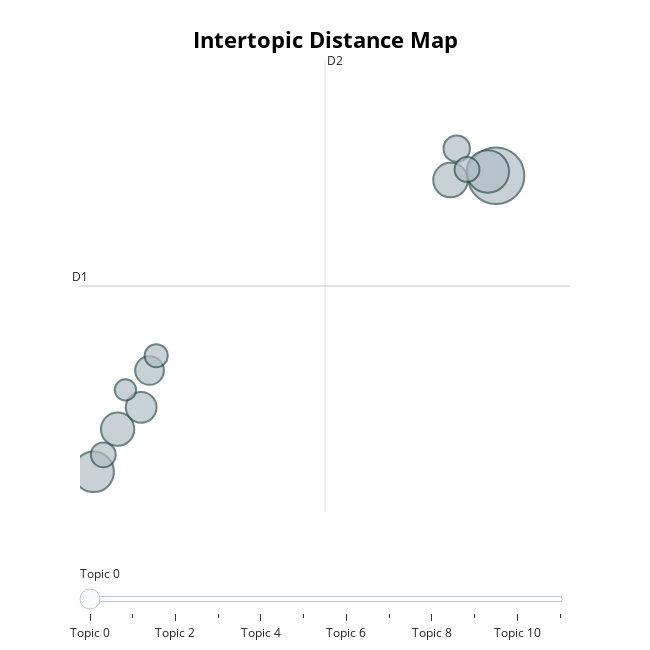

Notebook code cell kept with this figure:
### Markdown cell above
(To add to the README FILE)

## Intertopic Distance Map graph

### 🔍 What it does:
This generates the Intertopic Distance Map using pyLDAvis-style visualisation.

### 📌 What you see:
- A 2D scatterplot where each circle is a topic.
- Position: Topics that are closer together are more similar.
- Size: Shows the relative frequency (how many documents were assigned to that topic).

### ✅ Why it helps:
- Helps you visually assess redundancy.
- E.g., if two topics are close, they may be merged or refined.
- You can spot dominant themes (large, far-apart topics = strong themes).

### Code cell
topic_model.visualize_topics()

### Figure 1 — Plotly figure (JSON) as saved in the notebook; plotly's stock layout.template omitted (floating-point values rounded to 4 significant figures)
{"data": [{"customdata": [[0, "chechnya | republic | caucasus | chechen | russia", 78], [1, "military | armed | defence | drug | security", 44], [2, "war | victory | veterans | soviet | memory", 40], [3, "business | russia | companies | investment | russian", 29], [4, "russia | united | duma | election | elections", 27], [5, "local | federal | regional | regions | council", 23], [6, "budget | tax | development | federal | services", 20], [7, "region | far | east | district | development", 17], [8, "foreign | russia | cooperation | relations | interests", 15], [9, "crimea | russia | ukraine | russian | one", 15], [10, "education | students | teachers | universities | school", 13], [11, "law | ministry | interior | police | enforcement", 11]], "hovertemplate": "<b>Topic %{customdata[0]}</b><br>%{customdata[1]}<br>Size: %{customdata[2]}", "legendgroup": "", "marker": {"color": "#B0BEC5", "line": {"color": "DarkSlateGrey", "width": 2}, "size": [78, 44, 40, 29, 27, 23, 20, 17, 15, 15, 13, 11], "sizemode": "area", "sizeref": 0.04875, "symbol": "circle"}, "mode": "markers", "name": "", "orientation": "v", "showlegend": false, "type": "scatter", "x": [15.03, 14.78, 2.766, 13.64, 3.498, 4.216, 4.471, 13.83, 14.15, 3.061, 4.674, 3.736], "xaxis": "x", "y": [12.87, 12.96, 6.109, 12.77, 7.083, 7.583, 8.422, 13.49, 13.01, 6.498, 8.761, 7.98], "yaxis": "y"}], "layout": {"annotations": [{"showarrow": false, "text": "D1", "x": 2.351, "y": 10.35, "yshift": 10}, {"showarrow": false, "text": "D2", "x": 9.818, "xshift": 10, "y": 15.51}], "height": 650, "hoverlabel": {"bgcolor": "white", "font": {"family": "Rockwell", "size": 16}}, "legend": {"itemsizing": "constant", "tracegroupgap": 0}, "margin": {"t": 60}, "shapes": [{"line": {"color": "#CFD8DC", "width": 2}, "type": "line", "x0": 9.818, "x1": 9.818, "y0": 5.193, "y1": 15.51}, {"line": {"color": "#9E9E9E", "width": 2}, "type": "line", "x0": 2.351, "x1": 17.29, "y0": 10.35, "y1": 10.35}], "sliders": [{"active": 0, "pad": {"t": 50}, "steps": [{"args": [{"marker.color": [["red", "#B0BEC5", "#B0BEC5", "#B0BEC5", "#B0BEC5", "#B0BEC5", "#B0BEC5", "#B0BEC5", "#B0BEC5", "#B0BEC5", "#B0BEC5", "#B0BEC5"]]}], "label": "Topic 0", "method": "update"}, {"args": [{"marker.color": [["#B0BEC5", "red", "#B0BEC5", "#B0BEC5", "#B0BEC5", "#B0BEC5", "#B0BEC5", "#B0BEC5", "#B0BEC5", "#B0BEC5", "#B0BEC5", "#B0BEC5"]]}], "label": "Topic 1", "method": "update"}, {"args": [{"marker.color": [["#B0BEC5", "#B0BEC5", "red", "#B0BEC5", "#B0BEC5", "#B0BEC5", "#B0BEC5", "#B0BEC5", "#B0BEC5", "#B0BEC5", "#B0BEC5", "#B0BEC5"]]}], "label": "Topic 2", "method": "update"}, {"args": [{"marker.color": [["#B0BEC5", "#B0BEC5", "#B0BEC5", "red", "#B0BEC5", "#B0BEC5", "#B0BEC5", "#B0BEC5", "#B0BEC5", "#B0BEC5", "#B0BEC5", "#B0BEC5"]]}], "label": "Topic 3", "method": "update"}, {"args": [{"marker.color": [["#B0BEC5", "#B0BEC5", "#B0BEC5", "#B0BEC5", "red", "#B0BEC5", "#B0BEC5", "#B0BEC5", "#B0BEC5", "#B0BEC5", "#B0BEC5", "#B0BEC5"]]}], "label": "Topic 4", "method": "update"}, {"args": [{"marker.color": [["#B0BEC5", "#B0BEC5", "#B0BEC5", "#B0BEC5", "#B0BEC5", "red", "#B0BEC5", "#B0BEC5", "#B0BEC5", "#B0BEC5", "#B0BEC5", "#B0BEC5"]]}], "label": "Topic 5", "method": "update"}, {"args": [{"marker.color": [["#B0BEC5", "#B0BEC5", "#B0BEC5", "#B0BEC5", "#B0BEC5", "#B0BEC5", "red", "#B0BEC5", "#B0BEC5", "#B0BEC5", "#B0BEC5", "#B0BEC5"]]}], "label": "Topic 6", "method": "update"}, {"args": [{"marker.color": [["#B0BEC5", "#B0BEC5", "#B0BEC5", "#B0BEC5", "#B0BEC5", "#B0BEC5", "#B0BEC5", "red", "#B0BEC5", "#B0BEC5", "#B0BEC5", "#B0BEC5"]]}], "label": "Topic 7", "method": "update"}, {"args": [{"marker.color": [["#B0BEC5", "#B0BEC5", "#B0BEC5", "#B0BEC5", "#B0BEC5", "#B0BEC5", "#B0BEC5", "#B0BEC5", "red", "#B0BEC5", "#B0BEC5", "#B0BEC5"]]}], "label": "Topic 8", "method": "update"}, {"args": [{"marker.color": [["#B0BEC5", "#B0BEC5", "#B0BEC5", "#B0BEC5", "#B0BEC5", "#B0BEC5", "#B0BEC5", "#B0BEC5", "#B0BEC5", "red", "#B0BEC5", "#B0BEC5"]]}], "label": "Topic 9", "method": "update"}, {"args": [{"marker.color": [["#B0BEC5", "#B0BEC5", "#B0BEC5", "#B0BEC5", "#B0BEC5", "#B0BEC5", "#B0BEC5", "#B0BEC5", "#B0BEC5", "#B0BEC5", "red", "#B0BEC5"]]}], "label": "Topic 10", "method": "update"}, {"args": [{"marker.color": [["#B0BEC5", "#B0BEC5", "#B0BEC5", "#B0BEC5", "#B0BEC5", "#B0BEC5", "#B0BEC5", "#B0BEC5", "#B0BEC5", "#B0BEC5", "#B0BEC5", "red"]]}], "label": "Topic 11", "method": "update"}]}], "title": {"font": {"color": "Black", "size": 22}, "text": "<b>Intertopic Distance Map</b>", "x": 0.5, "xanchor": "center", "y": 0.95, "yanchor": "top"}, "width": 650, "xaxis": {"anchor": "y", "domain": [0, 1], "range": [2.351, 17.29], "title": {"text": ""}, "visible": false}, "yaxis": {"anchor": "x", "domain": [0, 1], "range": [5.193, 15.51], "title": {"text": ""}, "visible": false}}}
